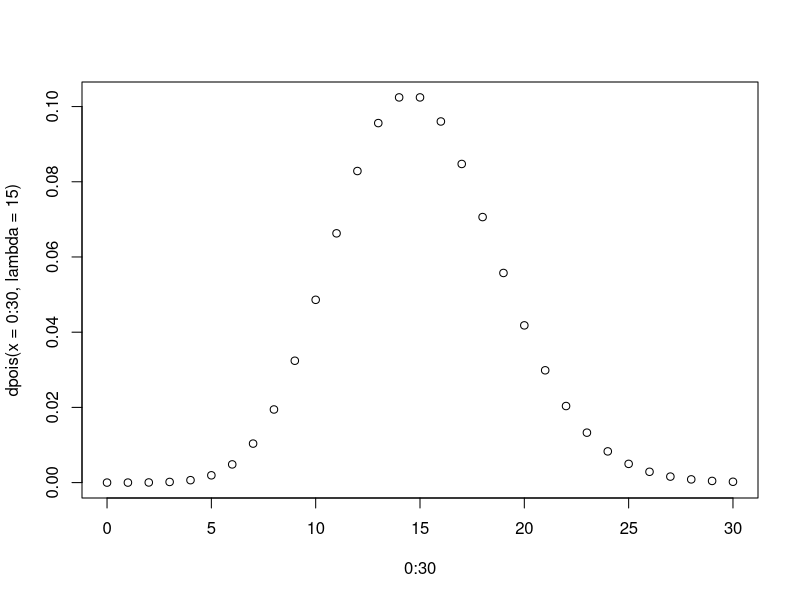
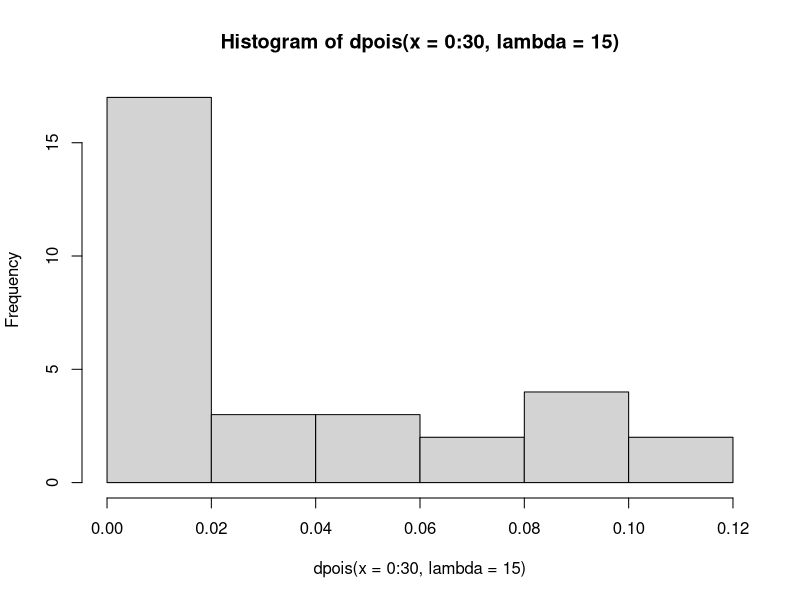
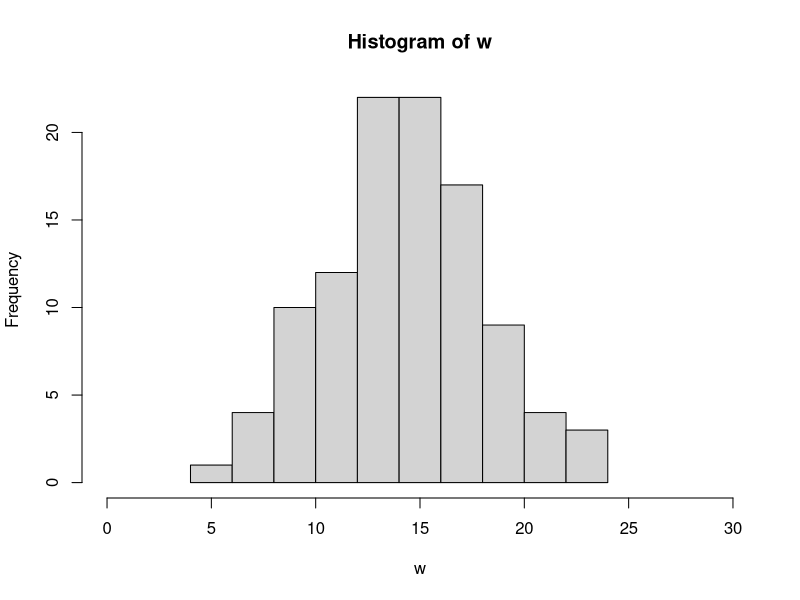

R code for these plots, in order:
## ---- chunk 1
?ppois # pulls up manual 
## ---- chunk 2
ppois(7, lambda=15, lower.tail = FALSE) 
  # We want to know probability so use ppois.
  # The lambda (mean) is 15 calls.
  # We want to know the probability of hearing more than 8 calls, the probability of hearing 7 or less calls is the lower tail, if lower tail is false we get the upper tail, which is the probability of 8 or more calls
## ---- chunk 3
ppois(0, lambda = 15)
  # Similar as before except now we do not need upper or lower tails since we are just looking for 0 calls; there is not lower tail to this and the upper tail to this is asking if she would hear more than 1 call.
## ---- chunk 4
dpois(x=3, lambda = 15)
  #Now we use qpois because we want to know the probability of an exact number rather than a range
  #We want to know the probability of exactly 3 calls, while the lambda is still 15 calls
## ---- chunk 5
library(ggplot2)
library(dplyr)
## ---- chunk 6
?plot # Let's find out a bit about how to make plots
plot(0:30, dpois( x=0:30, lambda=15 ))
  # range of x values should be from 0:30
hist(dpois(x=0:30, lambda = 15))
  #make a histogram of the distribution
## ---- chunk 7
w<-rpois(104, 15) 
  # 104 results is the n
  # lambda is still 15
w
## ---- chunk 8
?hist
hist(w, xlim = c(0, 30)) #plot the results putting a limit from 0 to 30 on x
